Frame 1 (no input): blank canvas, image omitted
Frame 60 (the mouse pressed at the canvas centre just before this capture): blank canvas, image omitted
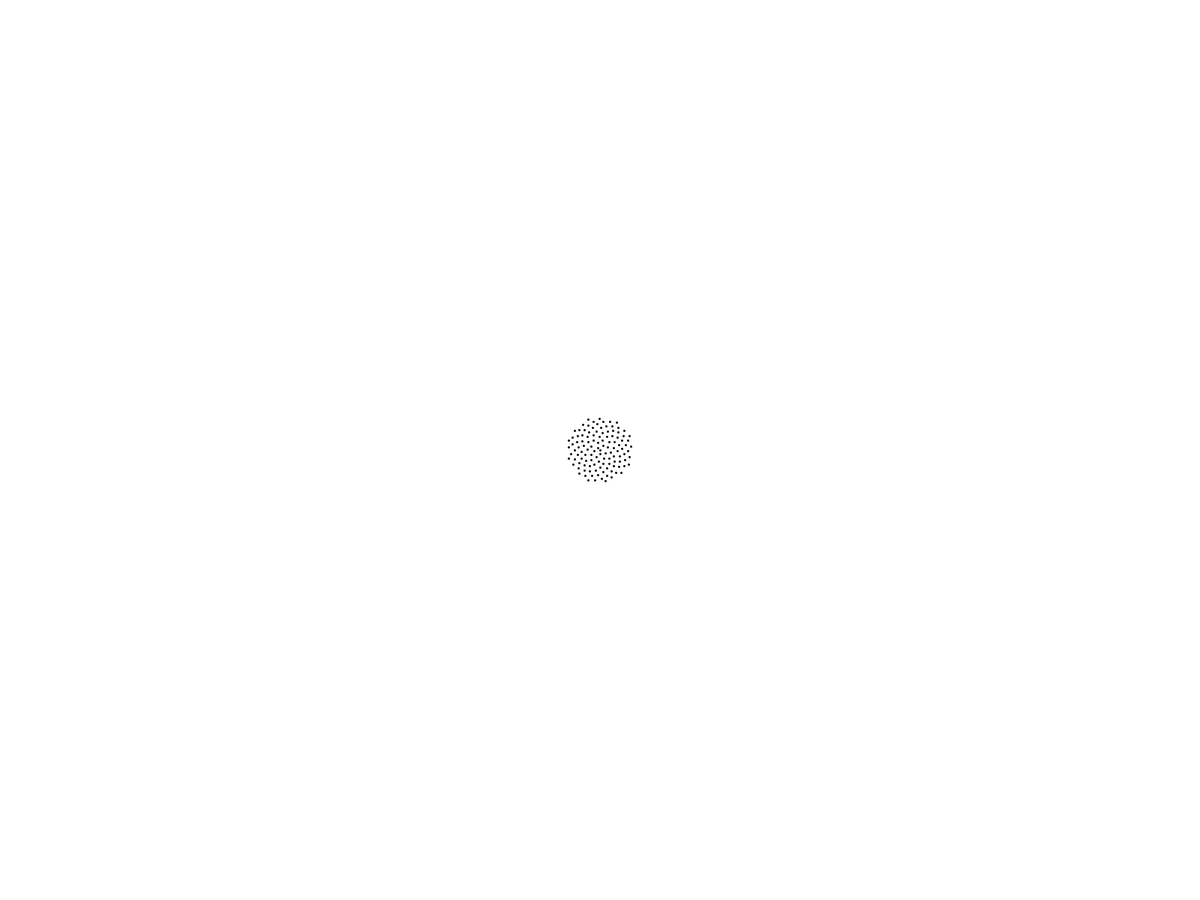
Frame 120 (the mouse held since frame 60 and released just before this capture)

The Processing sketch whose frames 1 and 60 were blank and that drew this single picture after the mouse press (run headless with seeded random() and noise(); from frame 60 on, the mouse is pressed at the canvas centre):

// Processing sketch: PhyloTaxis
// ── PhyloTaxis.pde
final float phi = (sqrt(5) + 1) / 2;
final float c = 4;

float angle;
float n = 0;
float r;
float x, y;
  
void setup() {
  fullScreen();
  background(255);
}

void draw() {
  translate(width / 2, height / 2);
  angle = n * radians(360 / phi);
  r = c * sqrt(n); 
  
  x = r * cos(angle);
  y = r * sin(angle);
  
  stroke(0, 0, 0);
  strokeWeight(3);  
  point(x, y);  
  
  n++;
  
  if (mousePressed) {
    save("PhyloTaxis.png");
  }
}
